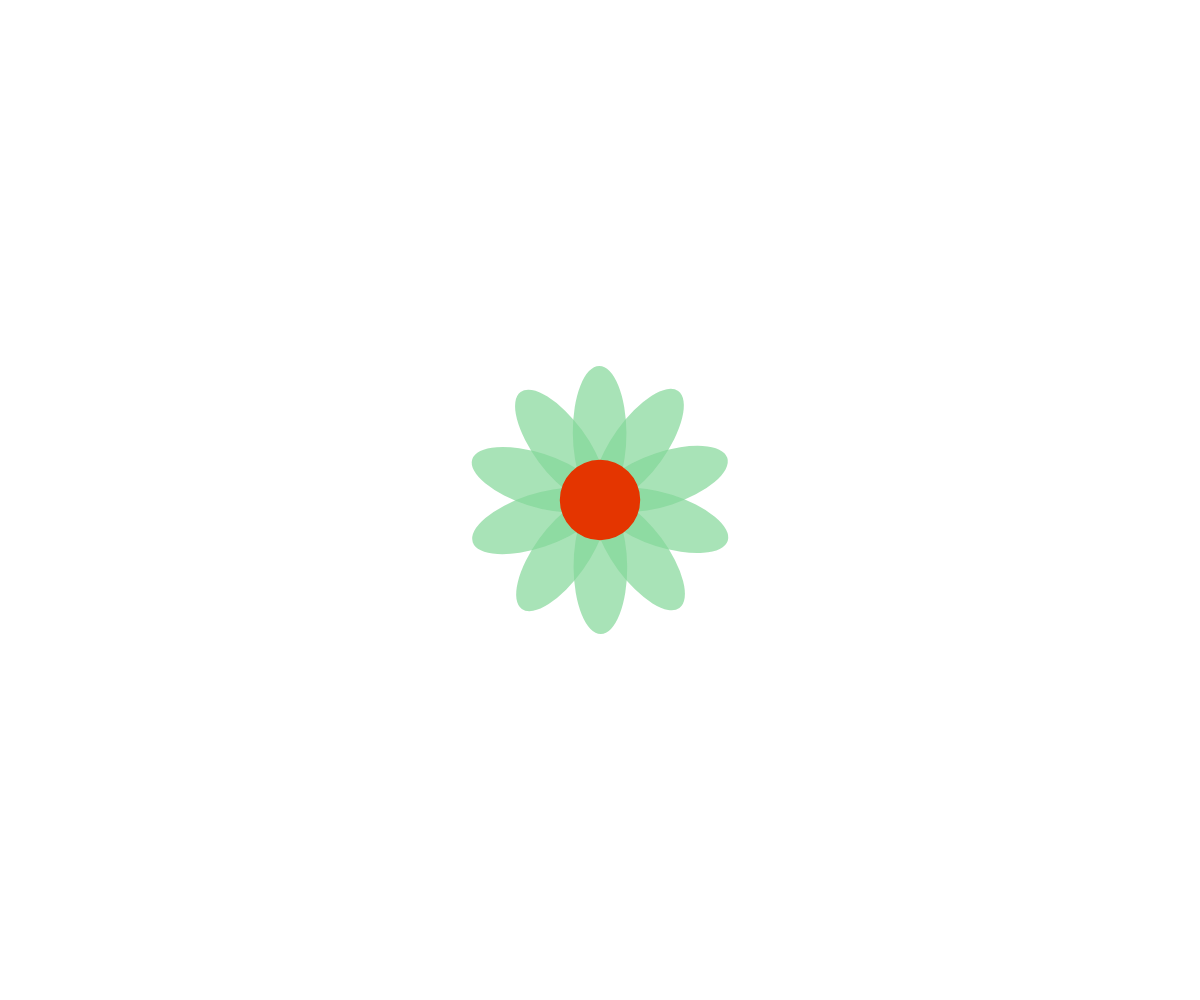
Frame 1 (no input)
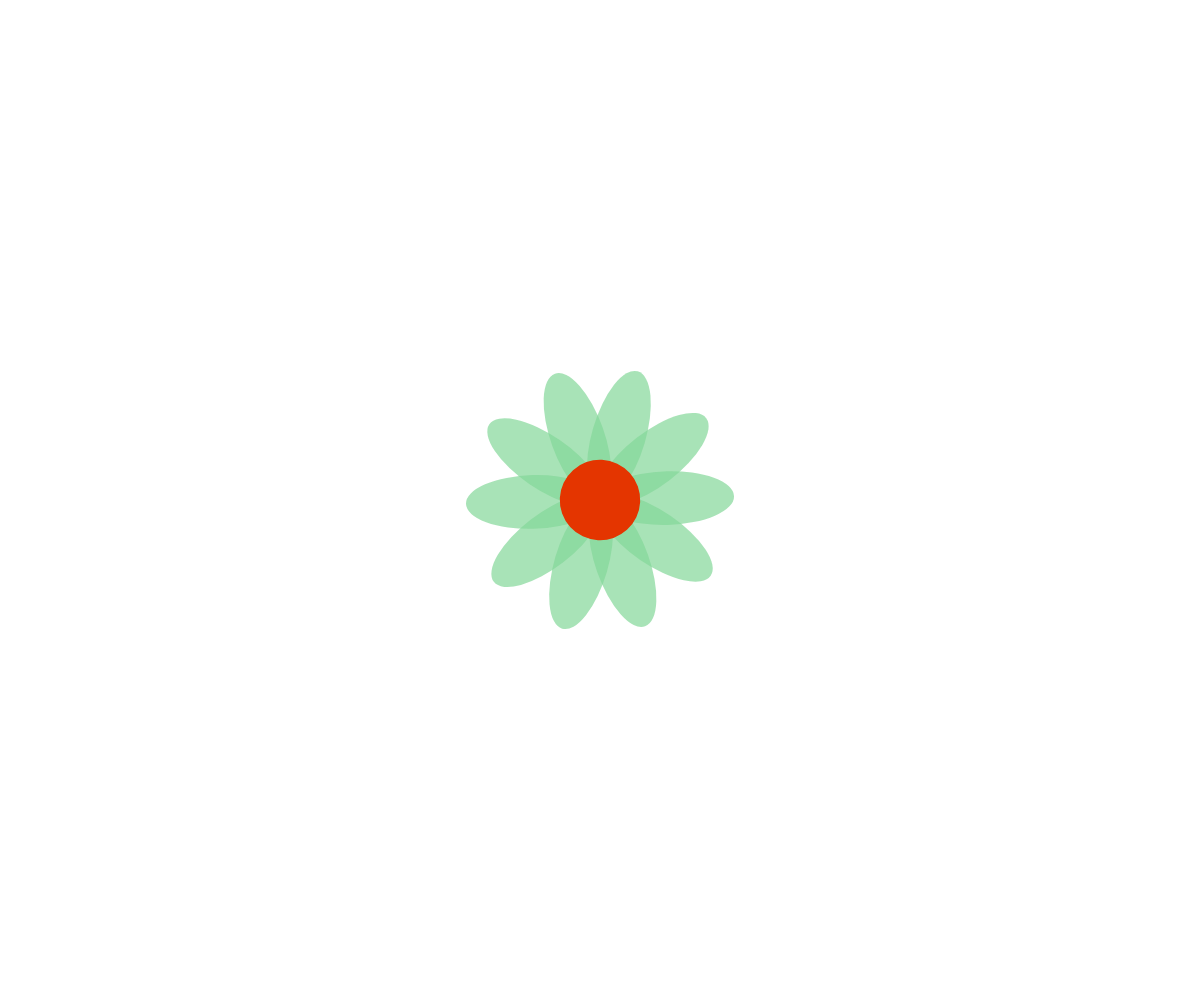
Frame 60 (no input)
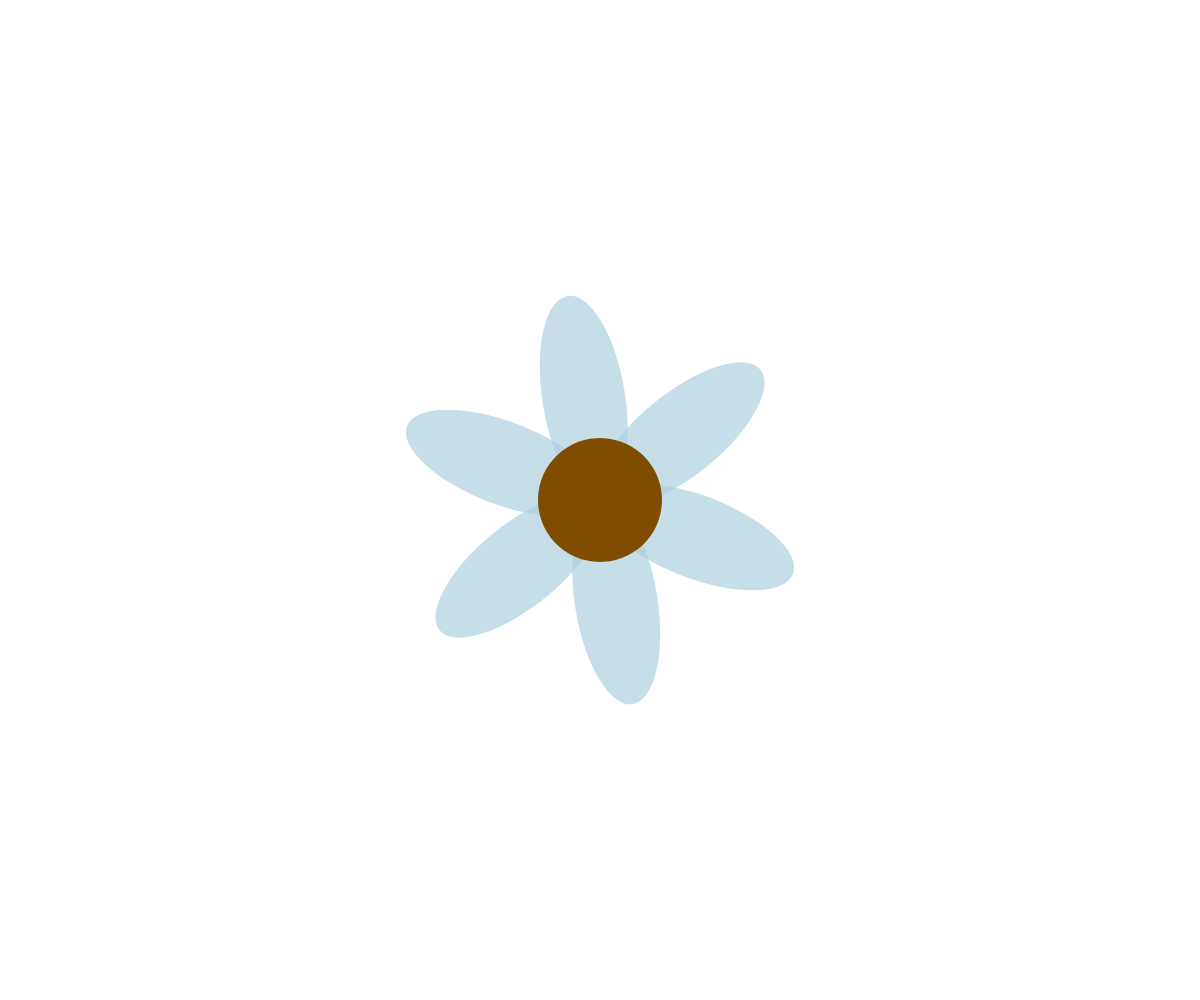
Frame 120 (the mouse pressed at the canvas centre since frame 60)

The p5.js sketch that drew these frames (run headless with seeded random() and noise() and a simulated clock; from frame 60 on, the mouse is pressed at the canvas centre):

// p5.js sketch
// ── sketch.js
let petalCount;
let petalColor;
let centerColor;
let radius;
let rotation = 0;
let rotationSpeed;

function setup() {
  createCanvas(windowWidth, windowHeight);
  angleMode(DEGREES);
  generateFlower();
}

function draw() {
  background(255);

  // Update rotation
  rotation += rotationSpeed;

  translate(width / 2, height / 2);
  rotate(rotation);
  drawFlower();
}

function generateFlower() {
  petalCount = int(random(5, 12));
  petalColor = color(random(100, 255), random(100, 255), random(100, 255), 180);
  centerColor = color(random(120, 255), random(0, 180), 0);
  radius = random(50, 120);
  rotationSpeed = random(-0.5, 0.5); // gentle spin in either direction
}

function drawFlower() {
  noStroke();
  
  // Draw petals
  fill(petalColor);
  for (let i = 0; i < petalCount; i++) {
    let angle = 360 / petalCount * i;
    push();
    rotate(angle);
    ellipse(0, -radius, radius * 0.8, radius * 2);
    pop();
  }

  // Draw center
  fill(centerColor);
  ellipse(0, 0, radius * 1.2, radius * 1.2);
}

function touchStarted() {
  generateFlower(); // Tap to re-bloom
  return false;
}
